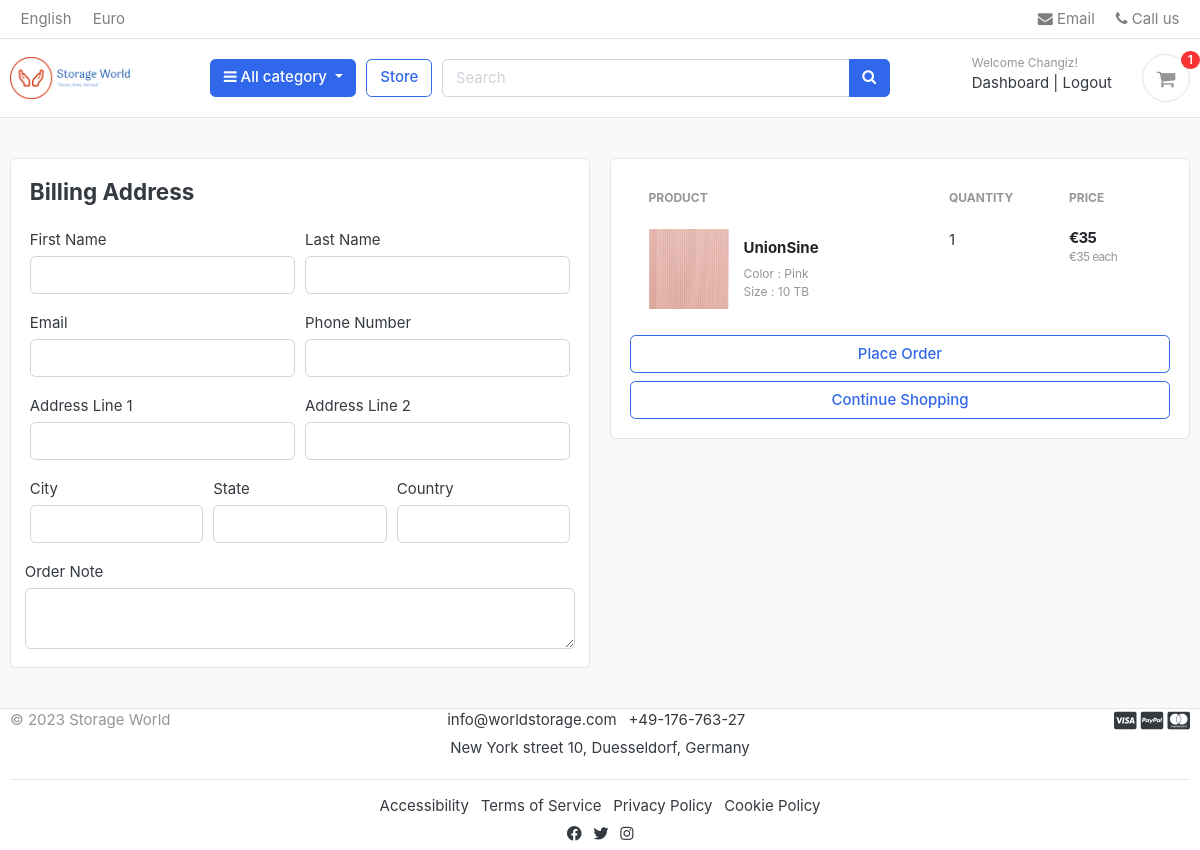
Screenshot of /cart/checkout/ (signed in) with the database file from the repository.
### accounts/models.py (models this page shows, shortened)
class Account(AbstractBaseUser):
    first_name      = models.CharField(max_length=50)
    last_name       = models.CharField(max_length=50)
    username        = models.CharField(max_length=50, unique=True)
    email           = models.EmailField(max_length=100, unique=True)
    phone_number    = models.CharField(max_length=50)
    date_joined     = models.DateTimeField(auto_now_add=True)
    last_login      = models.DateTimeField(auto_now_add=True)
    is_admin        = models.BooleanField(default=False)
    is_staff        = models.BooleanField(default=False)
    is_active       = models.BooleanField(default=False)
    is_superadmin   = models.BooleanField(default=False)
    USERNAME_FIELD = 'email'
    REQUIRED_FIELDS = ['username', 'first_name', 'last_name']
    objects = MyAccountManager()

### carts/models.py (models this page shows, shortened)
class CartItem(models.Model):
    user        = models.ForeignKey(Account, on_delete=models.CASCADE, null=True)
    product     = models.ForeignKey(Product, on_delete=models.CASCADE)
    variations  = models.ManyToManyField(Variation, blank=True)
    cart        = models.ForeignKey(Cart, on_delete=models.CASCADE, null=True)
    quantity    = models.IntegerField()
    is_active   = models.BooleanField(default=True)
    class Meta:
        db_table = 'CartItem'
    def sub_total(self):
        return self.product.price * self.quantity

### store/models.py (models this page shows, shortened)
class Product(models.Model):
    product_name        = models.CharField(max_length=200, unique=True)
    slug                = models.SlugField(max_length=200, unique=True)
    storage_capacity    = models.CharField(max_length=200, unique=True)
    hard_disk_interface = models.TextField(max_length=200, unique=True)
    brand               = models.CharField(max_length=200, unique=True)
    special_feature     = models.CharField(max_length=200, unique=True)
    product_description = models.TextField(max_length=500, blank=True)
    compatible_devices  = models.TextField(max_length=200, blank=True)
    installation_type   = models.TextField(max_length=200, blank=True)
    color               = models.CharField(max_length=200, unique=True)
    price               = models.IntegerField()
    images              = models.ImageField(upload_to='photos/products')
    stock               = models.IntegerField()
    is_available        = models.BooleanField(default=True)
    category            = models.ForeignKey(Category, on_delete=models.CASCADE)
    created_date        = models.DateTimeField(auto_now_add=True)
    modified_date       = models.DateTimeField(auto_now=True)
    def get_url(self):
        return reverse('product_detail', args=[self.category.slug, self.slug])

class Variation(models.Model):
    product             = models.ForeignKey(Product, on_delete=models.CASCADE)
    variation_category  = models.CharField(max_length=100, choices=variation_category_choice)
    variation_value     = models.CharField(max_length=100)
    is_active           = models.BooleanField(default=True)
    created_date        = models.DateTimeField(auto_now=True)
    objects = VariationManager()

### carts/views.py (the view)
# urls.py: path('checkout/', views.checkout, name='checkout'),
@login_required(login_url='login')
def checkout(request, total=0, quantity=0, cart_items=None):
    try:
        tax = 0
        grand_total = 0
        if request.user.is_authenticated:
            cart_items = CartItem.objects.filter(user=request.user, is_active=True)
        else:
            cart = Cart.objects.get(cart_id=_cart_id(request))
            cart_items = CartItem.objects.filter(cart=cart, is_active=True)
        for cart_item in cart_items:
            total += (cart_item.product.price * cart_item.quantity)
            quantity += cart_item.quantity
        tax = (2 * total)/100
        grand_total = total + tax
    except ObjectDoesNotExist:
        pass #just ignore
    context = {
        'total': total,
        'quantity': quantity,
        'cart_items': cart_items,
        'tax'       : tax,
        'grand_total': grand_total,
    }
    return render(request, 'store/checkout.html', context)

### carts/context_processors.py (called while the page is built)
def counter(request):
    cart_count = 0
    if 'admin' in request.path:
        return {}
    else:
        try:
            cart = Cart.objects.filter(cart_id=_cart_id(request))
            if request.user.is_authenticated:
                cart_items = CartItem.objects.all().filter(user=request.user)
            else:
                cart_items = CartItem.objects.all().filter(cart=cart[:1])
            for cart_item in cart_items:
                cart_count += cart_item.quantity
        except Cart.DoesNotExist:
            cart_count = 0
    return dict(cart_count=cart_count)

### carts/views.py (called while the page is built)
def _cart_id(request):
    cart = request.session.session_key
    if not cart:
        cart = request.session.create()
    return cart

### category/context_processors.py (called while the page is built)
def menu_links(request):
    links = Category.objects.all()
    return dict(links=links)

### category/models.py (called while the page is built)
    def get_url(self):
        return reverse('products_by_category', args=[self.slug])

### templates/store/checkout.html (shortened to what this page needs)
{% extends 'base.html' %}
{% load static %}
{% block content %}
<section class="section-content padding-y bg">
<div class="container">
<div class="row">
    <aside class="col-lg-6">
<div class="card">
        <div class="card-body">
          <h4 class="card-title mb-4">Billing Address</h4>
          <form action="{% url 'place_order'%}" method="POST">
            <div class="form-row">
              <div class="col form-group">
                <label for="">First Name</label>
                <input type="text" name="first_name" class="form-control" required>
              </div>
              <div class="col form-group">
                <label for="">Last Name</label>
                <input type="text" name="last_name" class="form-control" required>
              </div>
            </div>
            <div class="form-row">
              <div class="col form-group">
                <label for="">Email</label>
                <input type="email" name="email" class="form-control" required>
              </div>
              <div class="col form-group">
                <label for="">Phone Number</label>
                <input type="text" name="phone" class="form-control" required>
              </div>
            </div>
            <div class="form-row">
              <div class="col form-group">
                <label for="">Address Line 1</label>
                <input type="text" name="address_line_1" class="form-control" required>
              </div>
              <div class="col form-group">
                <label for="">Address Line 2</label>
                <input type="text" name="address_line_2" class="form-control">
              </div>
            </div>
            <div class="form-row">
              <div class="col form-group">
                <label for="">City</label>
                <input type="text" name="city" class="form-control" required>
              </div>
              <div class="col form-group">
                <label for="">State</label>
                <input type="text" name="state" class="form-control" required>
              </div>
              <div class="col form-group">
                <label for="">Country</label>
                <input type="text" name="country" class="form-control" required>
              </div>
              </div>
              <div class="form-row">
                <label for="">Order Note</label>
                <textarea name="order_note" rows="2" class="form-control"></textarea>
              </div>
      </div>
</div>
    </aside>
    <aside class="col-lg-6">
        <div class="card">
        <div class="card-body">
            <table class="table table-borderless table-shopping-cart">
                <thead class="text-muted">
                <tr class="small text-uppercase">
                    <th scope="col">Product</th>
                    <th scope="col" width="120">Quantity</th>
                    <th scope="col" width="120">Price</th>
                </tr>
                </thead>
                <tbody>
                {% for cart_item in cart_items %}
                <tr>
                    <td>
                        <figure class="itemside align-items-center">
                            <div class="aside"><img src="{{ cart_item.product.images.url }}" class="img-sm"></div>
                            <figcaption class="info">
                                <a href="{{ cart_item.product.get_url }}" class="title text-dark"><b>{{cart_item.product.product_name}}</b></a>
                                <p class="text-muted small">
                                    {% if cart_item.variations.all %}
                                        {% for item in cart_item.variations.all %}
                                            {{ item.variation_category | capfirst }} : {{ item.variation_value | capfirst }}<br>
                                        {% endfor %}
                                    {% endif %}
                                </p>
                            </figcaption>
                        </figure>
                    </td>
                    <td>
                        <label for="">{{cart_item.quantity}}</label>
                    </td>
                    <td>
                        <div class="price-wrap">
                            <var class="price">€{{ cart_item.sub_total }}</var>
                            <small class="text-muted"> €{{cart_item.product.price}} each </small>
                        </div>
                    </td>
                </tr>
                {% endfor %}
                </tbody>
                </table>
                <button type="submit" name="submit" class="btn btn-outline-primary btn-block">Place Order</button>
                <a href="{% url 'store' %}" class="btn btn-outline-primary btn-block">Continue Shopping</a>
        </div>
        </div>
</aside>
</div>
</div>
</section>
{% endblock %}

### templates/includes/navbar.html (shortened to what this page needs)
{% load static %}
<header class="section-header">
<nav class="navbar p-md-0 navbar-expand-sm navbar-light border-bottom">
<div class="container">
  <div class="collapse navbar-collapse" id="navbarTop4">
    <ul class="navbar-nav mr-auto">
    	<li class="nav-item dropdown">
		 	<a href="#" class="nav-link">   English </a>
		</li>
		<li class="nav-item dropdown">
			<a href="#" class="nav-link"> Euro </a>
		</li>
    </ul>
    <ul class="navbar-nav">
		<li><a href="#" class="nav-link"> <i class="fa fa-envelope"></i> Email </a></li>
		<li><a href="#" class="nav-link"> <i class="fa fa-phone"></i> Call us </a></li>
	</ul>
  </div>
</div>
</nav>
<section class="header-main border-bottom">
	<div class="container">
<div class="row align-items-center">
	<div class="col-lg-2 col-md-3 col-6">
		<a href="{% url 'home' %}" class="brand-wrap">
			<img class="logo" src="{% static './images/logo/logo.png' %}">
		</a>
	</div>
	<div class="col-lg col-sm col-md col-6 flex-grow-0">
		<div class="category-wrap dropdown d-inline-block float-right">
			<button type="button" class="btn btn-primary dropdown-toggle" data-toggle="dropdown">
				<i class="fa fa-bars"></i> All category
			</button>
		</div>
	</div>
	<a href="{% url 'store' %}" class="btn btn-outline-primary">Store</a>
	<div class="col-lg  col-md-6 col-sm-12 col">
		<form action="{% url 'search' %}" class="search" method='GET'>
			<div class="input-group w-100">
			    <input type="text" class="form-control" style="width:60%;" placeholder="Search" name="keyword">
			    <div class="input-group-append">
			      <button class="btn btn-primary" type="submit">
			        <i class="fa fa-search"></i>
			      </button>
			    </div>
		    </div>
		</form>
	</div>
	<div class="col-lg-3 col-sm-6 col-8 order-2 order-lg-3">
				<div class="d-flex justify-content-end mb-3 mb-lg-0">
					{% if user.id is None %}
					<div class="widget-header">
						<small class="title text-muted">Welcome guest!</small>
						<div>
							<a href="{% url 'login' %}">Sign in</a> <span class="dark-transp"> | </span>
							<a href="{% url 'register' %}"> Register</a>
						</div>
					</div>
					{% else %}
					<div class="widget-header">
						<small class="title text-muted">Welcome {{user.first_name | capfirst}}!</small>
						<div>
							<a href="{% url 'dashboard' %}">Dashboard</a> <span class="dark-transp"> | </span>
							<a href="{% url 'logout' %}"> Logout</a>
						</div>
					</div>
					{% endif %}
					<a href="{% url 'cart' %}" class="widget-header pl-3 ml-3">
						<div class="icon icon-sm rounded-circle border"><i class="fa fa-shopping-cart"></i></div>
						<span class="badge badge-pill badge-danger notify">{{cart_count}}</span>
					</a>
				</div>
			</div>
</div>
	</div>
</section>
</header>

### static/css/ui.css (style rules this page uses)
html { font-family: "Inter", sans-serif; font-size: 15px; }
.price-wrap { letter-spacing: -0.7px; }
.icon-xs, .icon-sm, .icon-md, .icon-lg { display: inline-block; text-align: center; flex-shrink: 0; flex-grow: 0; }
.icon-sm { width: 48px; height: 48px; line-height: 48px !important; font-size: 20px; }
.img-xs, .img-sm, .img-md, .img-lg { -o-object-fit: cover; object-fit: cover; flex-shrink: 0; flex-grow: 0; }
.img-sm { width: 80px; height: 80px; }
.padding-y { padding-top: 40px; padding-bottom: 40px; }
var { font-style: normal; }
figure { margin-bottom: 0; }
article:after, .form-group:after { display: block; clear: both; content: ""; }
.bg { background-color: #f8f9fa; }
p:last-child { margin-bottom: 0; }
.header-main { position: relative; padding-top: 1rem; padding-bottom: 1rem; }
.brand-wrap .logo, .navbar-brand .logo { margin-right: 7px; max-height: 42px; display: inline-block; }
.widget-header { display: inline-block; vertical-align: middle; position: relative; }
.widget-header a { color: #343a40; }
.widget-header i { color: #969696; }
.widget-header .title { display: block; }
.widget-header .notify { position: absolute; top: -3px; right: -10px; }
.itemside { position: relative; display: flex; width: 100%; }
.itemside .aside { position: relative; flex-shrink: 0; }
.itemside .info { padding-left: 15px; padding-right: 7px; }
.itemside p { margin-bottom: 0; }
.itemside .title { display: block; margin-bottom: 5px; color: #212529; }
.notify { position: absolute; top: -4px; right: -10px; display: inline-block; padding: 0.25em 0.6em; font-size: 12px; line-height: 1; text-align: center; border-radius: 3rem; color: #fff; background-color: #fa3434; }
.price { font-weight: 600; color: #212529; }
.table-shopping-cart.table td, .table-shopping-cart.table th { padding-left: 1.25rem; padding-right: 1.25rem; }
.table-shopping-cart .price-wrap { line-height: 1.2; }
.table-shopping-cart .price { font-weight: bold; margin-right: 5px; display: block; }

### rows the page displays
Account: first_name "Changiz"
CartItem: product.images (picture), product.product_name "UnionSine", quantity "1", sub_total "35", product.price "35"
Variation: variation_category "Color", variation_value "Pink"
Variation: variation_category "Size", variation_value "10 TB"

### other values shown
{{ cart_count }} "1"
